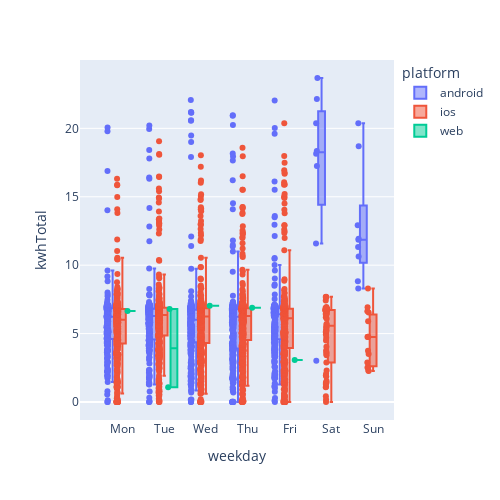

Notebook code cell kept with this figure:
### Code cell
# plotly boxplot
px.box(data_frame=ev_df, x='weekday', y='kwhTotal', width=500, height=500,
       points='all', category_orders={'weekday':weekday_order},  # dict로 줘야함
       color='platform')

### Figure 1 — Plotly figure (JSON) as saved in the notebook; plotly's stock layout.template omitted (floating-point values rounded to 4 significant figures; data arrays with more than 128 entries replaced by an {"elided": "..."} marker saying what was removed)
{"data": [{"alignmentgroup": "True", "boxpoints": "all", "hovertemplate": "platform=android<br>weekday=%{x}<br>kwhTotal=%{y}<extra></extra>", "legendgroup": "android", "marker": {"color": "#636efa"}, "name": "android", "notched": false, "offsetgroup": "android", "orientation": "v", "showlegend": true, "type": "box", "x": {"elided": "1155 str values"}, "x0": " ", "xaxis": "x", "y": {"elided": "1155 float values"}, "y0": " ", "yaxis": "y"}, {"alignmentgroup": "True", "boxpoints": "all", "hovertemplate": "platform=ios<br>weekday=%{x}<br>kwhTotal=%{y}<extra></extra>", "legendgroup": "ios", "marker": {"color": "#EF553B"}, "name": "ios", "notched": false, "offsetgroup": "ios", "orientation": "v", "showlegend": true, "type": "box", "x": {"elided": "2234 str values"}, "x0": " ", "xaxis": "x", "y": {"elided": "2234 float values"}, "y0": " ", "yaxis": "y"}, {"alignmentgroup": "True", "boxpoints": "all", "hovertemplate": "platform=web<br>weekday=%{x}<br>kwhTotal=%{y}<extra></extra>", "legendgroup": "web", "marker": {"color": "#00cc96"}, "name": "web", "notched": false, "offsetgroup": "web", "orientation": "v", "showlegend": true, "type": "box", "x": ["Thu", "Mon", "Tue", "Wed", "Fri", "Tue"], "x0": " ", "xaxis": "x", "y": [6.88, 6.65, 6.8, 7.03, 3.07, 1.07], "y0": " ", "yaxis": "y"}], "layout": {"boxmode": "group", "height": 500, "legend": {"title": {"text": "platform"}, "tracegroupgap": 0}, "margin": {"t": 60}, "width": 500, "xaxis": {"anchor": "y", "categoryarray": ["Mon", "Tue", "Wed", "Thu", "Fri", "Sat", "Sun"], "categoryorder": "array", "domain": [0, 1], "title": {"text": "weekday"}}, "yaxis": {"anchor": "x", "domain": [0, 1], "title": {"text": "kwhTotal"}}}}
